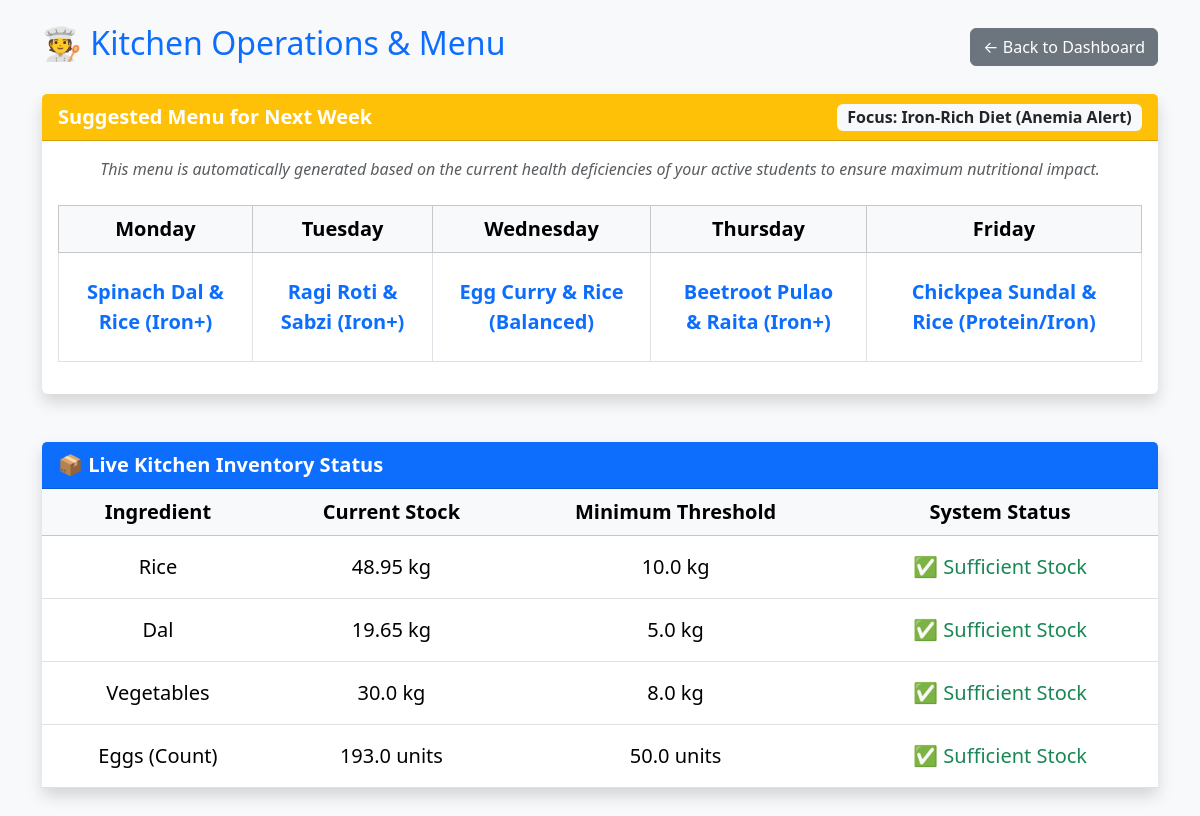
The page /kitchen (signed in) on the database its author committed.
### tables this page shows
CREATE TABLE inventory (
            id INTEGER PRIMARY KEY AUTOINCREMENT,
            item_name TEXT UNIQUE,
            quantity_kg REAL,
            threshold_kg REAL
        );

### app.py (the view, shortened to what this page needs)
@app.route("/kitchen")
@login_required
@admin_required
def kitchen():
    conn = get_db()
    cursor = conn.cursor()
    cursor.execute("SELECT item_name, quantity_kg, threshold_kg FROM inventory")
    inventory_data = cursor.fetchall()
    cursor.execute("SELECT COUNT(*) FROM student_health WHERE deficiency LIKE '%Iron%'")
    total_iron_issues = cursor.fetchone()[0]
    cursor.execute("SELECT COUNT(*) FROM student_health WHERE deficiency LIKE '%Protein%'")
    total_protein_issues = cursor.fetchone()[0]
    if total_iron_issues > total_protein_issues and total_iron_issues > 0:
        smart_menu = {
            "Monday": "Spinach Dal & Rice (Iron+)",
            "Tuesday": "Ragi Roti & Sabzi (Iron+)",
            "Wednesday": "Egg Curry & Rice (Balanced)",
            "Thursday": "Beetroot Pulao & Raita (Iron+)",
            "Friday": "Chickpea Sundal & Rice (Protein/Iron)"
        }
        menu_focus = "Iron-Rich Diet (Anemia Alert)"
        focus_color = "warning"
    conn.close()
    return render_template(
        "kitchen.html",
        inventory=inventory_data,
        smart_menu=smart_menu,
        menu_focus=menu_focus,
        focus_color=focus_color
    )

### app.py (called while the page is built)
def get_db():
    conn = sqlite3.connect(DATABASE)
    conn.execute("PRAGMA foreign_keys = ON")
    return conn

def login_required(f):
    @wraps(f)
    def wrapper(*args, **kwargs):
        if "user_id" not in session:
            flash("Please login first", "warning")
            return redirect(url_for("login"))
        return f(*args, **kwargs)
    return wrapper

def admin_required(f):
    @wraps(f)
    def wrapper(*args, **kwargs):
        if session.get("role") != "admin":
            flash("Admin access only!", "danger")
            return redirect(url_for("staff_dashboard"))
        return f(*args, **kwargs)
    return wrapper

### templates/kitchen.html (shortened to what this page needs)
<!DOCTYPE html>
<html>
<head>
    <link href="https://cdn.jsdelivr.net/npm/bootstrap@5.3.2/dist/css/bootstrap.min.css" rel="stylesheet">
</head>
<body class="bg-light">
    <div class="container mt-4">
        <div class="d-flex justify-content-between align-items-center mb-4">
            <h2 class="text-primary">🧑‍🍳 Kitchen Operations & Menu</h2>
            <a href="/dashboard" class="btn btn-secondary">← Back to Dashboard</a>
        </div>
        <div class="card shadow mb-5 border-0">
            <div class="card-header bg-{{ focus_color }} text-white fw-bold d-flex justify-content-between align-items-center">
                <span class="fs-5">Suggested Menu for Next Week</span>
                <span class="badge bg-light text-dark fs-6">Focus: {{ menu_focus }}</span>
            </div>
            <div class="card-body">
                <p class="text-muted text-center mb-4">
                    <em>This menu is automatically generated based on the current health deficiencies of your active students to ensure maximum nutritional impact.</em>
                </p>
                <div class="table-responsive">
                    <table class="table table-bordered text-center align-middle fs-5">
                        <thead class="table-light">
                            <tr><th>Monday</th><th>Tuesday</th><th>Wednesday</th><th>Thursday</th><th>Friday</th></tr>
                        </thead>
                        <tbody>
                            <tr>
                                <td class="text-primary fw-bold p-4">{{ smart_menu['Monday'] }}</td>
                                <td class="text-primary fw-bold p-4">{{ smart_menu['Tuesday'] }}</td>
                                <td class="text-primary fw-bold p-4">{{ smart_menu['Wednesday'] }}</td>
                                <td class="text-primary fw-bold p-4">{{ smart_menu['Thursday'] }}</td>
                                <td class="text-primary fw-bold p-4">{{ smart_menu['Friday'] }}</td>
                            </tr>
                        </tbody>
                    </table>
                </div>
            </div>
        </div>
        <div class="card shadow mb-5 border-0">
            <div class="card-header bg-primary text-white fw-bold fs-5">
                📦 Live Kitchen Inventory Status
            </div>
            <div class="card-body p-0">
                <div class="table-responsive">
                    <table class="table table-hover text-center align-middle mb-0 fs-5">
                        <thead class="table-light">
                            <tr><th>Ingredient</th><th>Current Stock</th><th>Minimum Threshold</th><th>System Status</th></tr>
                        </thead>
                        <tbody>
                            {% for item in inventory %}
                            <tr class="{% if item[1] <= item[2] %}table-danger fw-bold{% endif %}">
                                <td class="p-3">{{ item[0] }}</td>
                                <td class="p-3">{{ item[1] | round(2) }} {% if 'Count' not in item[0] %}kg{% else %}units{% endif %}</td>
                                <td class="p-3">{{ item[2] }} {% if 'Count' not in item[0] %}kg{% else %}units{% endif %}</td>
                                <td class="p-3">
                                    {% if item[1] <= item[2] %}
                                        🚨 <span class="text-danger">Reorder Immediately</span>
                                    {% else %}
                                        ✅ <span class="text-success">Sufficient Stock</span>
                                    {% endif %}
                                </td>
                            </tr>
                            {% else %}
                            <tr><td colspan="4" class="text-muted p-4">No inventory data found.</td></tr>
                            {% endfor %}
                        </tbody>
                    </table>
                </div>
            </div>
        </div>
    </div>
</body>
</html>

### rows shown on the page
inventory: item_name "Rice", quantity_kg "48.95", threshold_kg "10.0", shows "Sufficient Stock"
inventory: item_name "Dal", quantity_kg "19.65", threshold_kg "5.0", shows "Sufficient Stock"
inventory: item_name "Vegetables", quantity_kg "30.0", threshold_kg "8.0", shows "Sufficient Stock"
inventory: item_name "Eggs (Count)", quantity_kg "193.0", shows "units", threshold_kg "50.0", shows "Sufficient Stock"

### other values the page prints
{{ menu_focus }} "Iron-Rich Diet (Anemia Alert)"
{{ smart_menu['Monday'] }} "Spinach Dal & Rice (Iron+)"
{{ smart_menu['Tuesday'] }} "Ragi Roti & Sabzi (Iron+)"
{{ smart_menu['Wednesday'] }} "Egg Curry & Rice (Balanced)"
{{ smart_menu['Thursday'] }} "Beetroot Pulao & Raita (Iron+)"
{{ smart_menu['Friday'] }} "Chickpea Sundal & Rice (Protein/Iron)"
